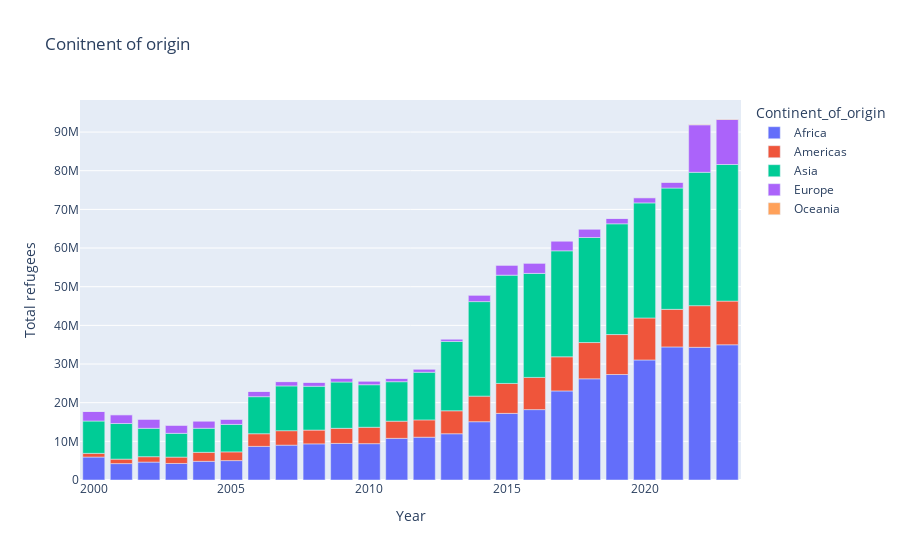

The code cell stored with this chart in its notebook:
### Code cell
fig = px.bar(origin_grouped, x='Year', y='Total refugees', color='Continent_of_origin', labels={'Total refugees': 'Total refugees'},title='Conitnent of origin')
            
fig.show()

### Figure 1 — Plotly figure (JSON) as saved in the notebook; plotly's stock layout.template omitted (floating-point values rounded to 4 significant figures)
{"data": [{"alignmentgroup": "True", "hovertemplate": "Continent_of_origin=Africa<br>Year=%{x}<br>Total refugees=%{y}<extra></extra>", "legendgroup": "Africa", "marker": {"color": "#636efa", "pattern": {"shape": ""}}, "name": "Africa", "offsetgroup": "Africa", "orientation": "v", "showlegend": true, "textposition": "auto", "type": "bar", "x": [2000, 2001, 2002, 2003, 2004, 2005, 2006, 2007, 2008, 2009, 2010, 2011, 2012, 2013, 2014, 2015, 2016, 2017, 2018, 2019, 2020, 2021, 2022, 2023], "xaxis": "x", "y": [5938694, 4241711, 4633086, 4279058, 4832957, 5017107, 8698185, 9013430, 9348113, 9465620, 9399671, 10772047, 11076739, 11965432, 15076332, 17232974, 18208759, 23032547, 26175462, 27289075, 31046889, 34415399, 34320559, 34977584], "yaxis": "y"}, {"alignmentgroup": "True", "hovertemplate": "Continent_of_origin=Americas<br>Year=%{x}<br>Total refugees=%{y}<extra></extra>", "legendgroup": "Americas", "marker": {"color": "#EF553B", "pattern": {"shape": ""}}, "name": "Americas", "offsetgroup": "Americas", "orientation": "v", "showlegend": true, "textposition": "auto", "type": "bar", "x": [2000, 2001, 2002, 2003, 2004, 2005, 2006, 2007, 2008, 2009, 2010, 2011, 2012, 2013, 2014, 2015, 2016, 2017, 2018, 2019, 2020, 2021, 2022, 2023], "xaxis": "x", "y": [949177, 1156492, 1396885, 1645261, 2323073, 2257007, 3271490, 3740834, 3564965, 3901970, 4241676, 4441717, 4473513, 5937612, 6616555, 7744181, 8327422, 8835515, 9379772, 10330318, 10861417, 9729893, 10773678, 11295100], "yaxis": "y"}, {"alignmentgroup": "True", "hovertemplate": "Continent_of_origin=Asia<br>Year=%{x}<br>Total refugees=%{y}<extra></extra>", "legendgroup": "Asia", "marker": {"color": "#00cc96", "pattern": {"shape": ""}}, "name": "Asia", "offsetgroup": "Asia", "orientation": "v", "showlegend": true, "textposition": "auto", "type": "bar", "x": [2000, 2001, 2002, 2003, 2004, 2005, 2006, 2007, 2008, 2009, 2010, 2011, 2012, 2013, 2014, 2015, 2016, 2017, 2018, 2019, 2020, 2021, 2022, 2023], "xaxis": "x", "y": [8366064, 9208127, 7337516, 6141140, 6225565, 7105911, 9580787, 11577856, 11335807, 11980159, 11002986, 10209705, 12317661, 17950088, 24451672, 28005130, 26903482, 27412239, 27167726, 28648909, 29764184, 31373416, 34494588, 35335516], "yaxis": "y"}, {"alignmentgroup": "True", "hovertemplate": "Continent_of_origin=Europe<br>Year=%{x}<br>Total refugees=%{y}<extra></extra>", "legendgroup": "Europe", "marker": {"color": "#ab63fa", "pattern": {"shape": ""}}, "name": "Europe", "offsetgroup": "Europe", "orientation": "v", "showlegend": true, "textposition": "auto", "type": "bar", "x": [2000, 2001, 2002, 2003, 2004, 2005, 2006, 2007, 2008, 2009, 2010, 2011, 2012, 2013, 2014, 2015, 2016, 2017, 2018, 2019, 2020, 2021, 2022, 2023], "xaxis": "x", "y": [2478025, 2280840, 2367256, 2114956, 1886166, 1349657, 1368806, 1124492, 1024952, 988272, 961002, 882953, 841729, 624367, 1696041, 2604939, 2670384, 2553101, 2201493, 1398741, 1347085, 1487747, 12281325, 11668617], "yaxis": "y"}, {"alignmentgroup": "True", "hovertemplate": "Continent_of_origin=Oceania<br>Year=%{x}<br>Total refugees=%{y}<extra></extra>", "legendgroup": "Oceania", "marker": {"color": "#FFA15A", "pattern": {"shape": ""}}, "name": "Oceania", "offsetgroup": "Oceania", "orientation": "v", "showlegend": true, "textposition": "auto", "type": "bar", "x": [2000, 2001, 2002, 2003, 2004, 2005, 2006, 2007, 2008, 2009, 2010, 2011, 2012, 2013, 2014, 2015, 2016, 2017, 2018, 2019, 2020, 2021, 2022, 2023], "xaxis": "x", "y": [2167, 2784, 2765, 2301, 1965, 1920, 2144, 2261, 2293, 2490, 2457, 2219, 2100, 2194, 2508, 2152, 2317, 2635, 3421, 5007, 19918, 31270, 99785, 99756], "yaxis": "y"}], "layout": {"barmode": "relative", "legend": {"title": {"text": "Continent_of_origin"}, "tracegroupgap": 0}, "title": {"text": "Conitnent of origin"}, "xaxis": {"anchor": "y", "domain": [0, 1], "title": {"text": "Year"}}, "yaxis": {"anchor": "x", "domain": [0, 1], "title": {"text": "Total refugees"}}}}
